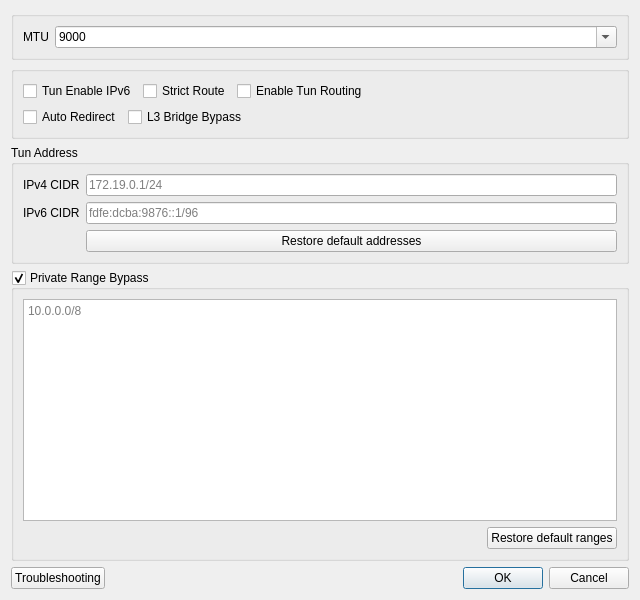
<?xml version="1.0" encoding="UTF-8"?>
<ui version="4.0">
 <class>DialogVPNSettings</class>
 <widget class="QDialog" name="DialogVPNSettings">
  <property name="geometry">
   <rect>
    <x>0</x>
    <y>0</y>
    <width>640</width>
    <height>600</height>
   </rect>
  </property>
  <property name="windowTitle">
   <string>Tun Settings</string>
  </property>
  <layout class="QVBoxLayout" name="verticalLayout">
   <item>
    <widget class="QGroupBox" name="groupBox">
     <property name="sizePolicy">
      <sizepolicy hsizetype="Preferred" vsizetype="Maximum">
       <horstretch>0</horstretch>
       <verstretch>0</verstretch>
      </sizepolicy>
     </property>
     <layout class="QHBoxLayout" name="horizontalLayout_5">
      <item>
       <widget class="QLabel" name="label_10">
        <property name="sizePolicy">
         <sizepolicy hsizetype="Maximum" vsizetype="Preferred">
          <horstretch>0</horstretch>
          <verstretch>0</verstretch>
         </sizepolicy>
        </property>
        <property name="text">
         <string notr="true">MTU</string>
        </property>
       </widget>
      </item>
      <item>
       <widget class="QComboBox" name="vpn_mtu">
        <property name="editable">
         <bool>true</bool>
        </property>
        <item>
         <property name="text">
          <string notr="true">9000</string>
         </property>
        </item>
        <item>
         <property name="text">
          <string notr="true">1500</string>
         </property>
        </item>
       </widget>
      </item>
     </layout>
    </widget>
   </item>
   <item>
    <widget class="QGroupBox" name="horizontalGroupBox_2">
     <layout class="QVBoxLayout" name="checksVLayout">
      <item>
       <layout class="QHBoxLayout" name="checksRow1">
        <item>
         <widget class="QCheckBox" name="vpn_ipv6">
          <property name="text">
           <string>Tun Enable IPv6</string>
          </property>
         </widget>
        </item>
        <item>
         <widget class="QCheckBox" name="strict_route">
          <property name="text">
           <string>Strict Route</string>
          </property>
         </widget>
        </item>
        <item>
         <widget class="QCheckBox" name="tun_routing">
          <property name="toolTip">
           <string>&lt;html&gt;&lt;head/&gt;&lt;body&gt;&lt;p&gt;When enabled, Direct IP CIDRs and rule sets will also be added to the Tun setting to be excluded at OS routing level. IMPORTANT: Large rule sets have been reported to cause massive CPU usage in windows, please enable this option with caution.&lt;/p&gt;&lt;/body&gt;&lt;/html&gt;</string>
          </property>
          <property name="text">
           <string>Enable Tun Routing</string>
          </property>
         </widget>
        </item>
        <item>
         <spacer name="checksRow1Spacer">
          <property name="orientation">
           <enum>Qt::Orientation::Horizontal</enum>
          </property>
          <property name="sizeHint" stdset="0">
           <size>
            <width>40</width>
            <height>20</height>
           </size>
          </property>
         </spacer>
        </item>
       </layout>
      </item>
      <item>
       <layout class="QHBoxLayout" name="checksRow2">
        <item>
         <widget class="QCheckBox" name="auto_redirect">
          <property name="toolTip">
           <string>&lt;html&gt;&lt;head/&gt;&lt;body&gt;&lt;p&gt;Improves Tun routing and performance using nftables. While enabled, this machine cannot be used as a network gateway for other devices.&lt;/p&gt;&lt;/body&gt;&lt;/html&gt;</string>
          </property>
          <property name="text">
           <string>Auto Redirect</string>
          </property>
         </widget>
        </item>
        <item>
         <widget class="QCheckBox" name="l3_bridge">
          <property name="toolTip">
           <string>&lt;html&gt;&lt;head/&gt;&lt;body&gt;&lt;p&gt;Forwards bypassed traffic straight out of the network interface instead of rebuilding it as a new connection, which is faster and keeps NAT intact for games and P2P. Applies to UDP and ICMP only; TCP still needs to be sniffed and keeps taking the normal direct path.&lt;/p&gt;&lt;/body&gt;&lt;/html&gt;</string>
          </property>
          <property name="text">
           <string>L3 Bridge Bypass</string>
          </property>
         </widget>
        </item>
        <item>
         <spacer name="checksRow2Spacer">
          <property name="orientation">
           <enum>Qt::Orientation::Horizontal</enum>
          </property>
          <property name="sizeHint" stdset="0">
           <size>
            <width>40</width>
            <height>20</height>
           </size>
          </property>
         </spacer>
        </item>
       </layout>
      </item>
     </layout>
    </widget>
   </item>
   <item>
    <widget class="QGroupBox" name="tunAddressGroupBox">
     <property name="title">
      <string>Tun Address</string>
     </property>
     <layout class="QFormLayout" name="formLayout">
      <item row="0" column="0">
       <widget class="QLabel" name="label_tun_ipv4">
        <property name="text">
         <string>IPv4 CIDR</string>
        </property>
       </widget>
      </item>
      <item row="0" column="1">
       <widget class="QLineEdit" name="tun_ipv4_cidr">
        <property name="placeholderText">
         <string notr="true">172.19.0.1/24</string>
        </property>
       </widget>
      </item>
      <item row="1" column="0">
       <widget class="QLabel" name="label_tun_ipv6">
        <property name="text">
         <string>IPv6 CIDR</string>
        </property>
       </widget>
      </item>
      <item row="1" column="1">
       <widget class="QLineEdit" name="tun_ipv6_cidr">
        <property name="placeholderText">
         <string notr="true">fdfe:dcba:9876::1/96</string>
        </property>
       </widget>
      </item>
      <item row="2" column="1">
       <widget class="QPushButton" name="restore_default_addresses">
        <property name="text">
         <string>Restore default addresses</string>
        </property>
       </widget>
      </item>
     </layout>
    </widget>
   </item>
   <item>
    <widget class="QGroupBox" name="privRangeGroupBox">
     <property name="toolTip">
      <string>&lt;html&gt;&lt;head/&gt;&lt;body&gt;&lt;p&gt;Address ranges handed straight to the physical NIC instead of being routed through the core, one CIDR per line. Uncheck to let the core hijack private range traffic instead. Loopback and broadcast are always bypassed and cannot be listed here.&lt;/p&gt;&lt;/body&gt;&lt;/html&gt;</string>
     </property>
     <property name="title">
      <string>Private Range Bypass</string>
     </property>
     <property name="checkable">
      <bool>true</bool>
     </property>
     <layout class="QVBoxLayout" name="privRangeLayout">
      <item>
       <widget class="QPlainTextEdit" name="priv_ranges">
        <property name="sizePolicy">
         <sizepolicy hsizetype="Expanding" vsizetype="Expanding">
          <horstretch>0</horstretch>
          <verstretch>0</verstretch>
         </sizepolicy>
        </property>
        <property name="placeholderText">
         <string notr="true">10.0.0.0/8</string>
        </property>
       </widget>
      </item>
      <item>
       <layout class="QHBoxLayout" name="privRangeButtonsRow">
        <item>
         <spacer name="privRangeButtonsSpacer">
          <property name="orientation">
           <enum>Qt::Orientation::Horizontal</enum>
          </property>
          <property name="sizeHint" stdset="0">
           <size>
            <width>40</width>
            <height>20</height>
           </size>
          </property>
         </spacer>
        </item>
        <item>
         <widget class="QPushButton" name="restore_default_ranges">
          <property name="text">
           <string>Restore default ranges</string>
          </property>
         </widget>
        </item>
       </layout>
      </item>
     </layout>
    </widget>
   </item>
   <item>
    <layout class="QHBoxLayout" name="horizontalLayout_3">
     <item>
      <widget class="QPushButton" name="troubleshooting">
       <property name="text">
        <string>Troubleshooting</string>
       </property>
      </widget>
     </item>
     <item>
      <widget class="QDialogButtonBox" name="buttonBox">
       <property name="standardButtons">
        <set>QDialogButtonBox::StandardButton::Cancel|QDialogButtonBox::StandardButton::Ok</set>
       </property>
      </widget>
     </item>
    </layout>
   </item>
  </layout>
 </widget>
 <tabstops>
  <tabstop>vpn_mtu</tabstop>
  <tabstop>vpn_ipv6</tabstop>
  <tabstop>tun_ipv4_cidr</tabstop>
  <tabstop>tun_ipv6_cidr</tabstop>
  <tabstop>restore_default_addresses</tabstop>
  <tabstop>strict_route</tabstop>
  <tabstop>troubleshooting</tabstop>
 </tabstops>
 <resources/>
 <connections>
  <connection>
   <sender>buttonBox</sender>
   <signal>rejected()</signal>
   <receiver>DialogVPNSettings</receiver>
   <slot>reject()</slot>
   <hints>
    <hint type="sourcelabel">
     <x>399</x>
     <y>575</y>
    </hint>
    <hint type="destinationlabel">
     <x>399</x>
     <y>299</y>
    </hint>
   </hints>
  </connection>
  <connection>
   <sender>buttonBox</sender>
   <signal>accepted()</signal>
   <receiver>DialogVPNSettings</receiver>
   <slot>accept()</slot>
   <hints>
    <hint type="sourcelabel">
     <x>399</x>
     <y>575</y>
    </hint>
    <hint type="destinationlabel">
     <x>399</x>
     <y>299</y>
    </hint>
   </hints>
  </connection>
 </connections>
</ui>
